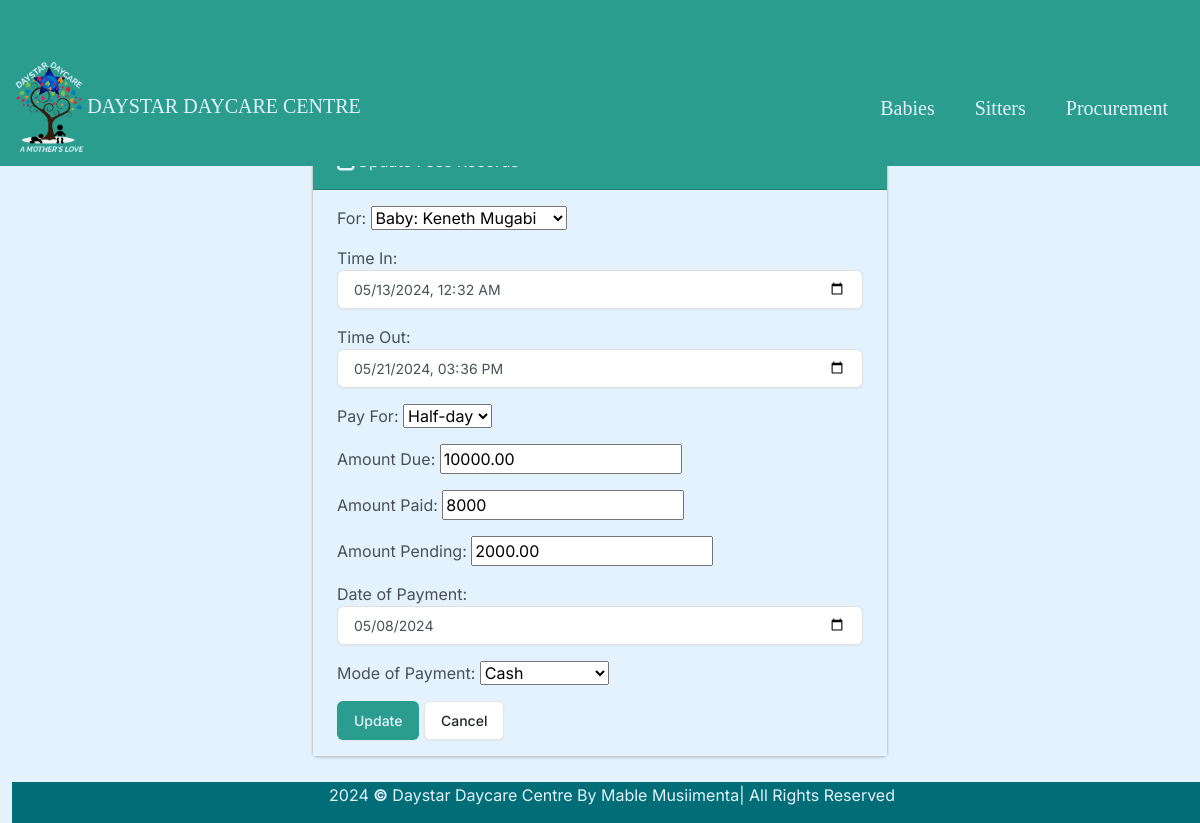
Page /edi/4/ on the committed database.
### daystarapp/models.py (models this page shows, shortened)
class Babyfee(models.Model):
    l_name = models.ForeignKey(Baby,max_length=100, on_delete=models.CASCADE, verbose_name="For Baby")
    arrival_time = models.DateTimeField(verbose_name="Time of Arrival")
    departure_time = models.DateTimeField(verbose_name="Time of Departure")
    pay_for = models.CharField(max_length=20, null=False, choices=PAY_FOR, verbose_name="Pay For")
    amount_due = models.DecimalField(max_digits=10, decimal_places=2, default=0, verbose_name="Amount Due")
    amount_paid = models.CharField(verbose_name="Price", max_length=7, validators=[RegexValidator(r'^[0-9]+$')])
    pending_amount = models.DecimalField(max_digits=10, decimal_places=2, default=0, verbose_name="Amount Pending")
    payment_date = models.DateField(null=False, verbose_name="Payment Date")
    payment_method = models.CharField(max_length=50, choices=PAYMENT_METHOD, null=False, verbose_name="Mode of Payment")

### daystarapp/views.py (the view)
# urls.py: path("edi/<int:id>/", views.edi, name="edi"),
def edi(request, id):
    if request.method == "POST":
        babyfee = Babyfee.objects.get(pk=id)
        form = BabyfeeForm(request.POST, instance=babyfee)
        if form.is_valid():
            form.save()
            return render(request, "babyfees/edi.html", {
                "form": form,
                "success": True
            })
    else:
        babyfee = Babyfee.objects.get(pk=id)
        form = BabyfeeForm(instance=babyfee)
    return render(request, "babyfees/edi.html", {
            "form": form
        })

### daystarapp/models.py (called while the page is built)
    def __str__(self):
        return f"Baby: {self.first_name} {self.last_name}"

### daystarapp/templates/babyfees/edi.html (shortened to what this page needs)
{% extends "babies/base.html" %}
{% block body %}
    <h3 class="text-center m-4">Update Fees Record</h3>
    {% if success %}
        <div class="alert alert-success" role="alert">
            Record updated successfully
            <a href="{% url 'babyfee' %}" class="alert-link">Go to Fees Records.</a>
        </div>
    {% else %}
        <div class="row justify-content-center">
            <div class="col-6">
                <div class="card bg-light mb-3">
                    <div class="card-header" style="background-color: #2a9d8f; color:#e3f2fd">
                    </div>
                    <div class="card-body" style="background-color: #e3f2fd;">
                     <form action="" method="post">
                        {{ form.as_p }}
                        <button type="submit" class="btn" style="background-color: #2a9d8f; color:#e3f2fd;">Update</button>
                        <a href="{% url 'babyfee' %}" class="btn btn-secondary">Cancel</a>
                     </form>
                    </div>
                </div>
            </div>
        </div>
    {% endif %}
{% endblock %}

### rows in the picture
Babyfee: l_name "Baby: Keneth Mugabi", arrival_time "05/13/2024 00:32", departure_time "05/21/2024 15:36", pay_for "Half-day", amount_due "10000.00", amount_paid "8000", pending_amount "2000.00", payment_date "05/08/2024", payment_method "Cash"
